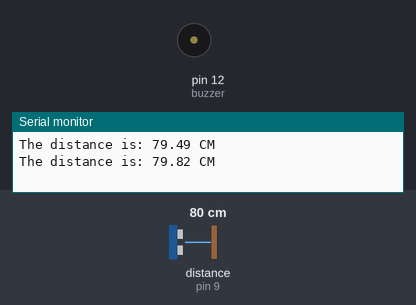
This sketch was run on a simulated Arduino Uno, built with avr-gcc and run on an emulated ATmega328P. Shown: buzzer (waves = sounding), the last lines printed to the serial monitor. Wiring (inferred from the names in the program): ultrasonic range finder: trigger pin 8; echo pin 9. The test bench sets the inputs (shaded band); at power-on: distance to the obstacle (sensor on pin 9) 80 cm. The echo pulse lasts 58.3 µs per cm.

Above: at 2.97 s.
3.0 s: distance to the obstacle (sensor on pin 9) set to 2 cm
At 4.87 s:
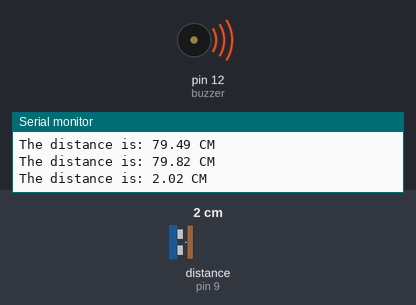
9.2 s: distance to the obstacle (sensor on pin 9) set to 35 cm
Timing chart, 0 to 18.7 s (numbered marks = the images above; inputs shaded):
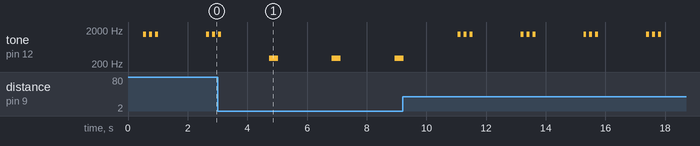

The sketch:

class_5.ino
```cpp
int trig = 8;
int echo = 9;
float dis, dur;
int buzzer = 12;

void alert(int n, int hz, int dly){
    for(int i=0; i<n; i++){
      tone(buzzer, hz);
      delay(dly);
      noTone(buzzer);
      delay(dly);
    }
}

void setup(){

  Serial.begin(9600);
  pinMode(trig, OUTPUT);
  pinMode(echo, INPUT);

}

void loop(){

  // Buzzer code, the toner func. works as the HIGH of the buzzer and the next param holds a HZ value
  // noToner func means LOW the buzzer
  //  tone(buzzer,3000);//
  //  delay(500);
  //  noTone(buzzer);
  //  delay(500);

  digitalWrite(trig, LOW);
  delay(5);
  digitalWrite(trig, HIGH);
  delayMicroseconds(10);
  digitalWrite(trig, LOW);
  dur = pulseIn(echo, HIGH);
  dis = (0.03422 * dur)/2;

  Serial.print("The distance is: ");
  Serial.print(dis);
  Serial.println(" CM");

  delay(500);

  if(dis<10){
    alert(1, 300, 300);
  }
  else if(dis>10 && dis<20){
    alert(2, 1000, 200);
  }
  else if(dis>20){
    alert(3, 1500, 100);
  }

  delay(1000);

}
```

Measured:
- by itself, tone on pin 12 (buzzer): repeats every 2.1 s: 2 × (1500 Hz 0.10 s, silent 0.10 s), 1500 Hz 0.10 s, silent 1.6 s
